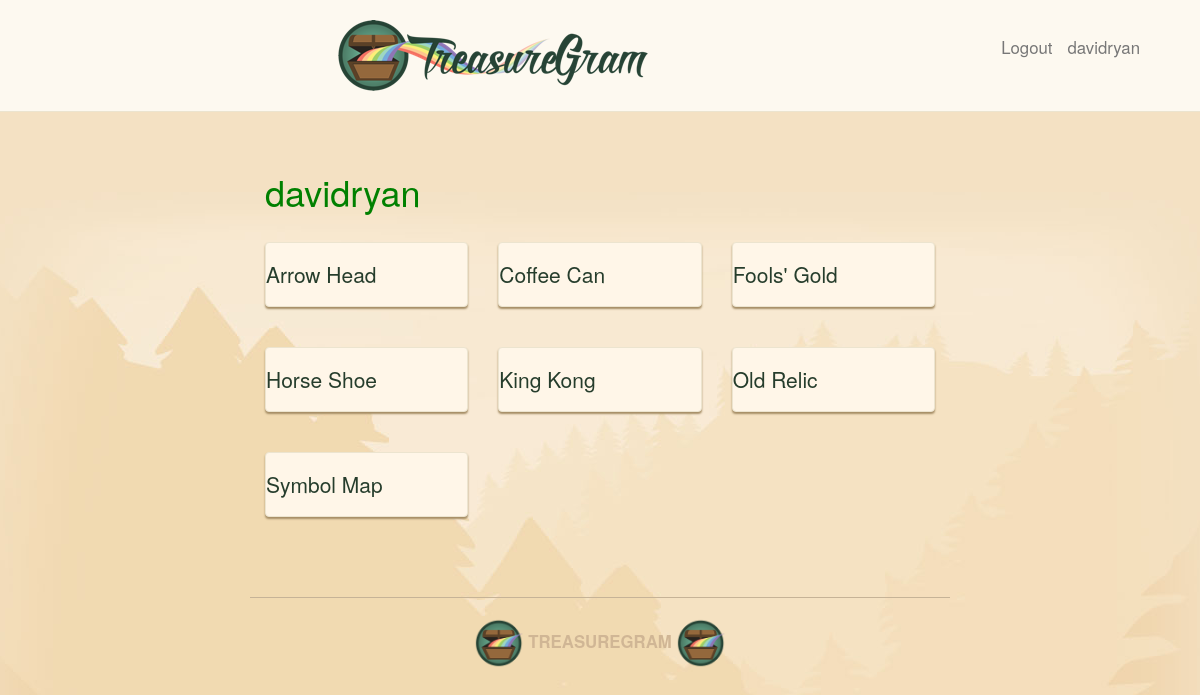
/user/davidryan/ (signed in), run on the app's committed database.
### main_app/models.py (models this page shows, shortened)
class Treasure(models.Model):
    user = models.ForeignKey(User)
    name = models.CharField(max_length=100)
    value = models.DecimalField(max_digits=10,decimal_places=2)
    material = models.CharField(max_length=100)
    location = models.CharField(max_length=100)
    image = models.ImageField(upload_to='treasure_images',default='media/default.png')
    likes = models.IntegerField(default=0)

### main_app/views.py (the view)
# urls.py: url(r'^user/(\w+)/$', views.profile, name='profile'),
def profile(request, username):
    user = User.objects.get(username=username)
    treasures = Treasure.objects.filter(user=user)
    return render(request,'profile.html', {'username':username,'treasures': treasures})

### main_app/templates/profile.html (shortened to what this page needs)
{% extends 'base.html' %}
{% load staticfiles %}
{% block content %}
<h1> {{ username }}</h1><br>
    <div class="row">
    {% for treasure in treasures %}
        <div class="col-md-4">
            <div class="treasure panel panel default">
                <a href="/{{treasure.id}}/"
                <div class="panel-heading">
                <h3 class="panel-title">{{treasure.name}}</h3>
            </div>
         </div>
    {% endfor %}
{% endblock %}

### main_app/templates/base.html (shortened to what this page needs)
{% load staticfiles %}
<!DOCTYPE html>
<html lang="en">
<head>
    <link href="{% static 'bootstrap.min.css' %}" rel="stylesheet">
    <link rel ="stylesheet" type="text/css" href="{% static 'style.css' %}" />
</head>
<body>
    <nav class="navbar navbar-default navbar-static-top text-center">
        <a href="/">
            <img src="{% static 'images/logo.png' %}" alt="TreasureGram">
        {% if user.is_authenticated %}
            <a class="navbar-text navbar-right" href="{% url 'profile' user.username %}">{{ user.username }}</a>
            <a class="navbar-text navbar-right" href="{% url 'logout' %}">Logout</a>
        {% else %}
            <a class="navbar-text navbar-right" href="{% url 'login' %}">Login</a>
        {% endif %}
        </a>
    </nav>
    <main class="container container">
    {% block content %}
    {% endblock %}
     </main>
      <footer class="footer container text-center" role="contentinfo">
        <img src="{% static 'images/brand-icon.png' %}" height="50" alt="">
         TreasureGram
        <img src="{% static 'images/brand-icon.png' %}" height="50" alt="">
        </footer>
</body>
</html>

### main_app/static/style.css (style rules this page uses)
h1 { color: green; }
body { background: #f3e1c5 url(images/brand-bg.jpg) no-repeat center top; color: #263d2c; }
.container { max-width: 700px; padding-top: 40px; }
.navbar { margin-bottom: 0; padding-bottom: 20px; padding-top: 20px; }
.navbar-default { background: #fdf9f0; border-color: #ece4cf; }
.navbar-right { margin-right: 5%; }
.navbar-text { font-size: 1.2em; color: #263d2c; }
.panel { background: #fff6e8; border-color: #ece4cf; box-shadow: 0 2px 2px #a58d65; }
.panel-title { font-size: 1.5em; color: #263d2c; }
.footer { border-top: 1px solid #c6b397; color: #d0b695; font-weight: bold; font-size: 1.2em; margin-bottom: 20px; margin-top: 40px; padding-top: 20px; text-transform: uppercase; }
.treasure { margin-bottom: 20px; }

### data on the page
Treasure: name "Arrow Head"
Treasure: name "Coffee Can"
Treasure: name "Fools' Gold"
Treasure: name "Horse Shoe"
Treasure: name "King Kong"
Treasure: name "Old Relic"
Treasure: name "Symbol Map"

### other printed values
{{ user.username }} "davidryan"
{{ username }} "davidryan"
